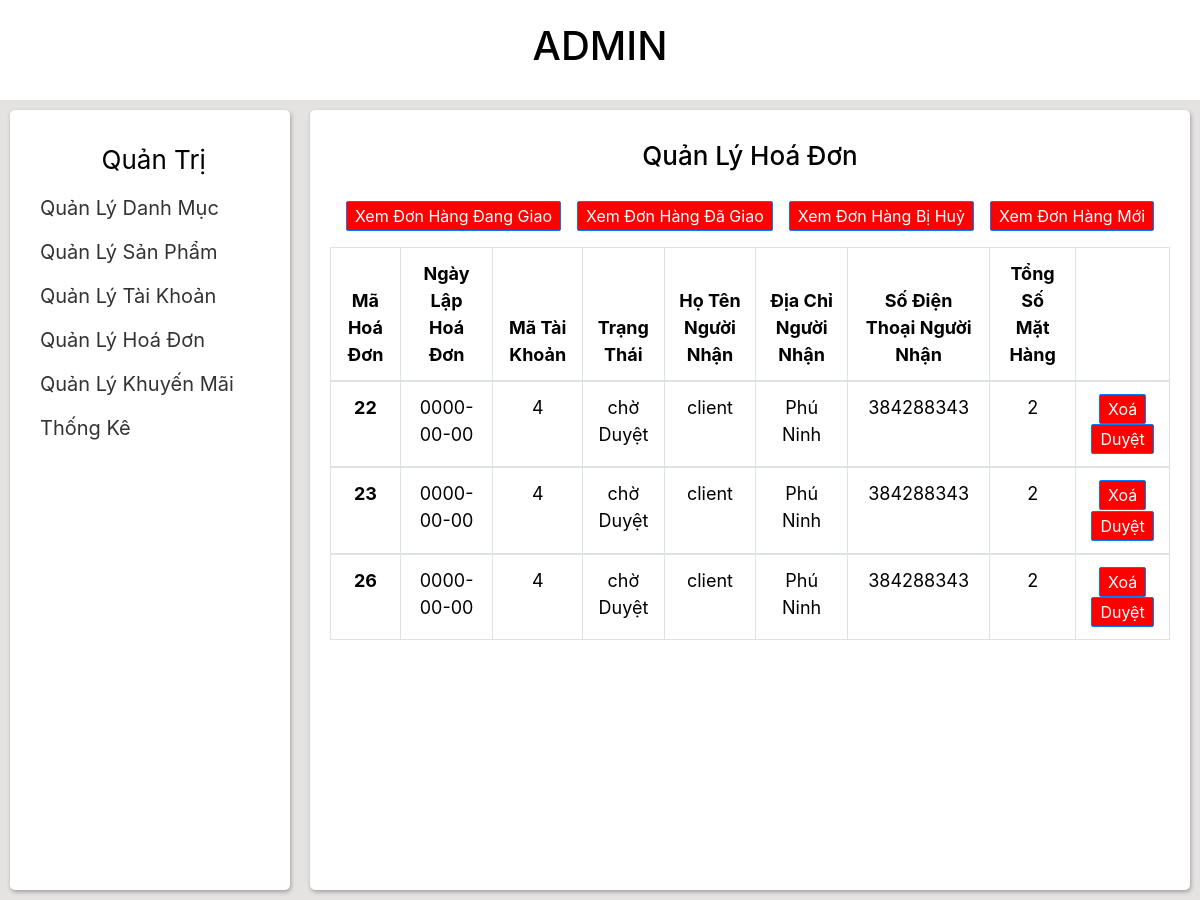
/admin/quanlyhoadon/xemdonhangmoi.php, run on the app's committed database.
### tables this page shows
CREATE TABLE `hoa_don` (
  `MaHD` int(11) NOT NULL,
  `NgayLapHD` date NOT NULL,
  `MaTK` int(11) NOT NULL,
  `TrangThai` varchar(50) NOT NULL,
  `HoTenNguoiNhan` varchar(255) NOT NULL,
  `DiaChiNguoiNhan` varchar(255) NOT NULL,
  `SoDienThoaiNguoiNhan` int(10) NOT NULL,
  `TongSoMatHang` int(255) NOT NULL,
  `GhiChu` varchar(255) NOT NULL
);

### admin/quanlyhoadon/xemdonhangmoi.php (the view, shortened to what this page needs)
<!DOCTYPE html>
<html>
	<head>
		<link rel="stylesheet" href="https://cdn.jsdelivr.net/npm/bootstrap@4.0.0/dist/css/bootstrap.min.css">
		<link rel="stylesheet" type="text/css" href="../../style/styleAdmin.css">
	</head>
	<body>
		<div class="header">
				<h1>ADMIN</h1>
		</div>
		<div class="wrap">
			<div class="navbar">
				<div class="navbar-wrap">
					<div class="navbar-user">
						<span>Quản Trị</span>
					</div>
					<div>
						<ul class="navbar-item">
							<li class="navbar-item-li">
								<a class="navbar-item-link" href="../quanlydanhmuc/quanlydanhmuc.php">Quản Lý Danh Mục</a>
							</li>
							<li class="navbar-item-li">
								<a class="navbar-item-link" href="../quanlysanpham/quanlysanpham.php" >Quản Lý Sản Phẩm</a>
							</li>
							<li class="navbar-item-li">
								<a class="navbar-item-link" href="../quanlytaikhoan/quanlytaikhoan.php" >Quản Lý Tài Khoản</a>
							</li>
							<li class="navbar-item-li">
								<a class="navbar-item-link" href="../quanlyhoadon/quanlyhoadon.php" >Quản Lý Hoá Đơn</a>
							</li>
							<li class="navbar-item-li">
								<a class="navbar-item-link" href="../quanlykhuyenmai/quanlykhuyenmai.php" >Quản Lý Khuyến Mãi</a>
							</li>
							<li class="navbar-item-li">
								<a class="navbar-item-link" href="../thongke/thongkedoanhthu.php" >Thống Kê</a>
							</li>
						</ul>
					</div>
				</div>
			</div>
			<div class="container">
				<div class="container-wrap">
					<?php
						include'../connect.php';
						$sql_xemhd="SELECT *FROM hoa_don where TrangThai='chờ Duyệt'" ;
						$result_hd=mysqli_query($conn,$sql_xemhd);
					?>
					<h1 class="container-header">
						Quản Lý Hoá Đơn
					</h1>
					<div>
						<ul class="list-item-wrap">
							<li>
								<a class="btn btn-primary" href="donhangdanggiao.php" role="button">Xem Đơn Hàng Đang Giao</a>
							</li>
							<li>
								<a class="btn btn-primary" href="donhangdagiao.php" role="button">Xem Đơn Hàng Đã Giao</a>
							</li>
							<li>
								<a class="btn btn-primary" href="donhangdabihuy.php" role="button">Xem Đơn Hàng Bị Huỷ</a>
							</li>
							<li>
								<a class="btn btn-primary" href="#" role="button">Xem Đơn Hàng Mới</a>
							</li>
						</ul>
					</div>
					<table class="table table-bordered">
					  <thead>
					    <tr>
					      <th scope="col">Mã Hoá Đơn</th>
					      <th scope="col">Ngày Lập Hoá Đơn</th>
					      <th scope="col">Mã Tài Khoản</th>
					      <th scope="col">Trạng Thái</th>
					      <th scope="col">Họ Tên Người Nhận</th>
					      <th scope="col">Địa Chỉ Người Nhận</th>
					      <th scope="col">Số Điện Thoại Người Nhận</th>
					      <th scope="col">Tổng Số Mặt Hàng</th>
					      <th scope="col"></th>
					    </tr>
					  </thead>
					<?php
					while ($data=mysqli_fetch_array($result_hd)) {
					?>
					  <tbody>
					    <tr>
					      <th scope="row"><?php echo $data['MaHD'];?></th>
					      <td><?php echo $data['NgayLapHD'];?></td>
					      <td><?php echo $data['MaTK'];?></td>
					      <td><?php echo $data['TrangThai'];?></td>
					      <td><?php echo $data['HoTenNguoiNhan'];?></td>
					      <td><?php echo $data['DiaChiNguoiNhan'];?></td>
					      <td><?php echo $data['SoDienThoaiNguoiNhan'];?></td>
					      <td><?php echo $data['TongSoMatHang'];?></td>
					      <td>
					      	<a class="btn btn-primary" href="huyhoadon.php?id=<?php echo $data['MaHD']?>" role="button" " onclick="return confirm('Bạn có muốn hủy hóa đơn này không?')">Xoá</a>
					      	<a class="btn btn-primary" href="duyetdonhang.php?id=<?php echo $data['MaHD']?>" role="button">Duyệt</a>
					      </td>
					    </tr>
					  </tbody>
					  	<?php
						}
						?>
					</table>
				</div>
			</div>
		</div>
	</body>
</html>

### style/styleAdmin.css (style rules this page uses)
* { padding: 0; margin: 0; box-sizing: border-box; }
body { font-size: 62.5%; height: 100vh; width: 100%; color: black; }
a { text-decoration: none; font-size: 20px; padding: 10px; transition: 0.3s ease; color: #333; }
ul li { list-style: none; }
.btn { background-color: red; padding: 2px 8px; border-radius: 2px; }
.header { height: 100px; display: flex; align-items: center; justify-content: center; }
.wrap { display: flex; justify-content: center; background-color: #e5e2e2; min-height: 100vh; }
.navbar { width: 25%; padding: 10px; }
.navbar-item-li { margin: 14px 0; }
.navbar-wrap, .container-wrap { padding: 20px; width: 100%; height: 100%; background-color: white; border-radius: 5px; box-shadow: 1px 2px 4px rgba(0, 0, 0, 0.3); }
.navbar-user, .container-header { margin: 10px 0; text-align: center; font-size: 26px; }
.container-wrap { text-align: center; }
.container-wrap .list-item-wrap { display: flex; align-items: center; justify-content: space-evenly; }
.container { width: 75%; padding: 10px; }
.container-header { margin-bottom: 30px; }
.table-bordered { font-size: 18px; }

### data on the page
hoa_don: MaHD "22", NgayLapHD "0000-00-00", MaTK "4", TrangThai "chờ Duyệt", HoTenNguoiNhan "client", DiaChiNguoiNhan "Phú Ninh", SoDienThoaiNguoiNhan "384288343", TongSoMatHang "2"
hoa_don: MaHD "23", NgayLapHD "0000-00-00", MaTK "4", TrangThai "chờ Duyệt", HoTenNguoiNhan "client", DiaChiNguoiNhan "Phú Ninh", SoDienThoaiNguoiNhan "384288343", TongSoMatHang "2"
hoa_don: MaHD "26", NgayLapHD "0000-00-00", MaTK "4", TrangThai "chờ Duyệt", HoTenNguoiNhan "client", DiaChiNguoiNhan "Phú Ninh", SoDienThoaiNguoiNhan "384288343", TongSoMatHang "2"
